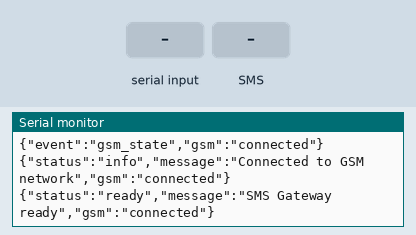
Bench run of a sketch on a simulated Arduino MKR. On the bench: the last lines printed to the serial monitor. Inputs (shaded band) come from the test bench.

Above: at 3.2 s.
3.3 s: "\"\n" received over Serial
At 3.9 s:
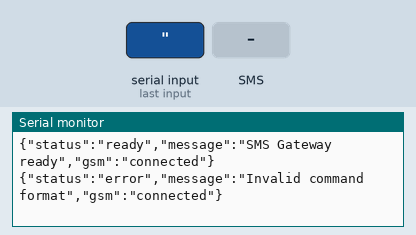
4.8 s: text message "\"" received
At 5.4 s:
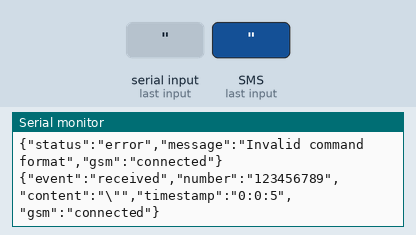
6.5 s: text message "1" received
At 10.9 s:
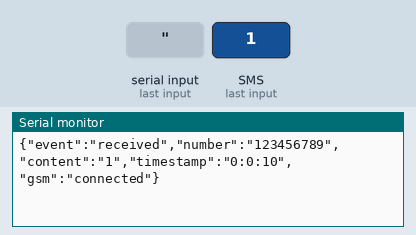

The sketch:

sms_gateway.ino
```cpp
/*
  Arduino MKR GSM 1400 - SMS Gateway

  This sketch implements a USB serial gateway for sending and receiving SMS messages.
  It communicates with the Go backend over USB serial connection.

  Protocol:
  - Commands are sent as JSON objects terminated with newline
  - Send SMS: {"cmd":"send","number":"+1234567890","content":"message"}
  - Response: {"status":"ok","message":"SMS sent"} or {"status":"error","message":"error details"}
  - Incoming SMS: {"event":"received","number":"+1234567890","content":"message","timestamp":"YYYY-MM-DD HH:MM:SS"}

  Power management:
  - GSM connects on boot, then auto-disconnects after 60 seconds of inactivity
  - "wakeup" command reconnects GSM; "send" auto-connects if disconnected
  - Every response includes "gsm" field ("connected" or "disconnected")
*/

#include <MKRGSM.h>

// PIN Number if required (leave empty if not needed)
#define PIN_NUMBER ""

// Initialize the library instances
GSM gsmAccess;
GSM_SMS sms;

// Buffer for incoming serial data
String serialBuffer = "";
const int MAX_BUFFER_SIZE = 512;

// Last check time for incoming SMS
unsigned long lastSMSCheck = 0;
const unsigned long SMS_CHECK_INTERVAL = 5000; // Check every 5 seconds

// Connection state
bool gsmConnected = false;

// Inactivity timer
unsigned long lastActivityTime = 0;
const unsigned long INACTIVITY_TIMEOUT = 60000; // 60 seconds

void setup() {
  // Initialize serial communications
  Serial.begin(115200);
  while (!Serial) {
    ; // Wait for serial port to connect
  }

  sendInfo("Arduino SMS Gateway starting...");

  // Initialize GSM connection
  connectGSM();

  sendReady("SMS Gateway ready");
}

void loop() {
  // Always read serial commands (even when GSM disconnected, so wakeup works)
  while (Serial.available() > 0) {
    char c = Serial.read();

    if (c == '\n') {
      // Process complete command
      processCommand(serialBuffer);
      serialBuffer = "";
    } else if (serialBuffer.length() < MAX_BUFFER_SIZE) {
      serialBuffer += c;
    } else {
      // Buffer overflow, clear it
      serialBuffer = "";
      sendError("Buffer overflow");
    }
  }

  // Only check incoming SMS when GSM connected
  if (gsmConnected) {
    if (millis() - lastSMSCheck > SMS_CHECK_INTERVAL) {
      checkIncomingSMS();
      lastSMSCheck = millis();
    }

    // Check inactivity timeout
    if (millis() - lastActivityTime > INACTIVITY_TIMEOUT) {
      disconnectGSM();
    }
  }

  delay(100);
}

bool connectGSM() {
  sendInfo("Connecting to GSM network...");

  // Start GSM connection
  if (gsmAccess.begin(PIN_NUMBER) == GSM_READY) {
    gsmConnected = true;
    resetActivityTimer();
    sendGSMState();
    sendInfo("Connected to GSM network");
    return true;
  } else {
    gsmConnected = false;
    sendGSMState();
    sendError("Failed to connect to GSM network");
    return false;
  }
}

void disconnectGSM() {
  gsmAccess.shutdown();
  gsmConnected = false;
  sendGSMState();
  sendInfo("GSM disconnected due to inactivity");
}

void resetActivityTimer() {
  lastActivityTime = millis();
}

void processCommand(String command) {
  // Simple JSON parsing (basic implementation)
  command.trim();

  if (command.length() == 0) {
    return;
  }

  // Extract command type
  int cmdStart = command.indexOf("\"cmd\"");
  if (cmdStart == -1) {
    sendError("Invalid command format");
    return;
  }

  // Check command type
  if (command.indexOf("\"send\"") != -1) {
    handleSendSMS(command);
  } else if (command.indexOf("\"ping\"") != -1) {
    resetActivityTimer();
    sendResponse("ok", "pong");
  } else if (command.indexOf("\"wakeup\"") != -1) {
    if (!gsmConnected) {
      connectGSM();
    } else {
      resetActivityTimer();
    }
    sendResponse("ok", "wakeup acknowledged");
  } else if (command.indexOf("\"status\"") != -1) {
    sendResponse("ok", gsmConnected ? "gsm connected" : "gsm disconnected");
  } else {
    sendError("Unknown command");
  }
}

void handleSendSMS(String command) {
  // Extract number
  String number = extractJSONValue(command, "number");
  if (number.length() == 0) {
    sendError("Missing phone number");
    return;
  }

  // Extract content
  String content = extractJSONValue(command, "content");
  if (content.length() == 0) {
    sendError("Missing message content");
    return;
  }

  // Auto-connect GSM if disconnected
  if (!gsmConnected) {
    if (!connectGSM()) {
      sendError("Failed to connect GSM for sending");
      return;
    }
  }

  resetActivityTimer();

  // Send SMS
  sms.beginSMS(number.c_str());
  sms.print(content);

  if (sms.endSMS()) {
    sendResponse("ok", "SMS sent to " + number);
  } else {
    sendError("Failed to send SMS");
  }
}

void checkIncomingSMS() {
  if (!gsmConnected) {
    return;
  }

  // Check if there are any SMS available
  if (sms.available()) {
    resetActivityTimer();

    String number = "";
    String message = "";

    // Get sender number
    char senderNumber[20];
    sms.remoteNumber(senderNumber, 20);
    number = String(senderNumber);

    // Read message content
    int c;
    while ((c = sms.read()) != -1) {
      message += (char)c;
    }

    // Delete the message from SIM
    sms.flush();

    // Send received SMS to Go app
    sendReceivedSMS(number, message);
  }
}

void sendReceivedSMS(String number, String content) {
  // Get timestamp (basic format)
  String timestamp = getTimestamp();

  Serial.print("{\"event\":\"received\",\"number\":\"");
  Serial.print(escapeJSON(number));
  Serial.print("\",\"content\":\"");
  Serial.print(escapeJSON(content));
  Serial.print("\",\"timestamp\":\"");
  Serial.print(timestamp);
  Serial.print("\",\"gsm\":\"");
  Serial.print(gsmConnected ? "connected" : "disconnected");
  Serial.println("\"}");
}

void sendGSMState() {
  Serial.print("{\"event\":\"gsm_state\",\"gsm\":\"");
  Serial.print(gsmConnected ? "connected" : "disconnected");
  Serial.println("\"}");
}

void sendResponse(String status, String message) {
  Serial.print("{\"status\":\"");
  Serial.print(status);
  Serial.print("\",\"message\":\"");
  Serial.print(escapeJSON(message));
  Serial.print("\",\"gsm\":\"");
  Serial.print(gsmConnected ? "connected" : "disconnected");
  Serial.println("\"}");
}

void sendError(String message) {
  sendResponse("error", message);
}

void sendInfo(String message) {
  Serial.print("{\"status\":\"info\",\"message\":\"");
  Serial.print(escapeJSON(message));
  Serial.print("\",\"gsm\":\"");
  Serial.print(gsmConnected ? "connected" : "disconnected");
  Serial.println("\"}");
}

void sendReady(String message) {
  Serial.print("{\"status\":\"ready\",\"message\":\"");
  Serial.print(escapeJSON(message));
  Serial.print("\",\"gsm\":\"");
  Serial.print(gsmConnected ? "connected" : "disconnected");
  Serial.println("\"}");
}

String extractJSONValue(String json, String key) {
  String searchKey = "\"" + key + "\":\"";
  int startIndex = json.indexOf(searchKey);

  if (startIndex == -1) {
    return "";
  }

  startIndex += searchKey.length();
  int endIndex = json.indexOf("\"", startIndex);

  if (endIndex == -1) {
    return "";
  }

  return json.substring(startIndex, endIndex);
}

String escapeJSON(String str) {
  String result = "";
  for (unsigned int i = 0; i < str.length(); i++) {
    char c = str[i];
    if (c == '"' || c == '\\') {
      result += '\\';
    }
    result += c;
  }
  return result;
}

String getTimestamp() {
  // For now, return a simple uptime-based timestamp
  // In production, you could use GSM time or an RTC module
  unsigned long seconds = millis() / 1000;
  unsigned long minutes = seconds / 60;
  unsigned long hours = minutes / 60;

  String timestamp = String(hours % 24) + ":";
  timestamp += String(minutes % 60) + ":";
  timestamp += String(seconds % 60);

  return timestamp;
}
```

Measured:
- after the input at 3.3 s, the serial monitor: prints a new line at once (image 1)
- after the input at 4.8 s, the serial monitor: prints a new line after 0.21 s (image 2)
- after the input at 6.5 s, the serial monitor: prints a new line after 3.5 s (image 3)
